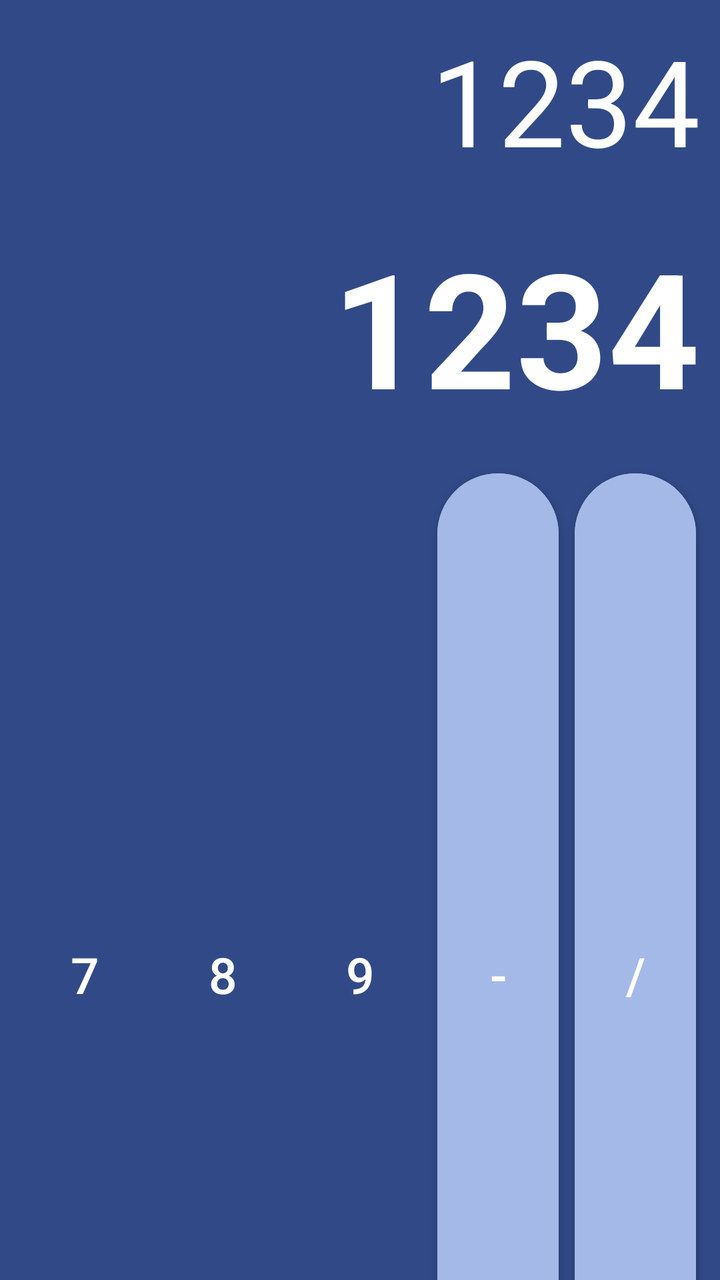
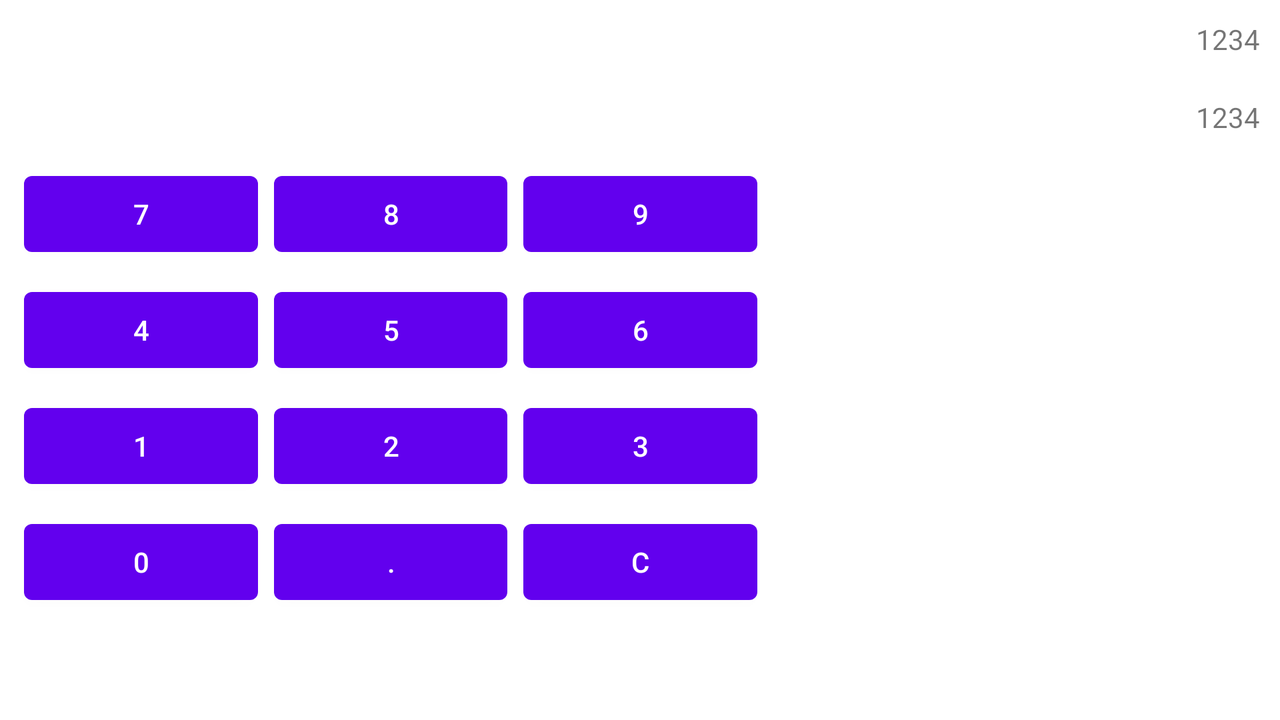

Two renders of one Android screen. The first uses the default layout on a phone; the second uses the alternative layout the repository ships for a different screen configuration, on a matching device. The two XML files are below.
<!-- AndroidManifest.xml: application theme Theme.GB_Calculator_App -->
<!-- res/layout/activity_main.xml -->
<?xml version="1.0" encoding="utf-8"?>
<RelativeLayout xmlns:android="http://schemas.android.com/apk/res/android"
    xmlns:tools="http://schemas.android.com/tools"
    android:layout_width="match_parent"
    android:layout_height="match_parent"
    android:background="@color/darkBackground"
    android:gravity="center"
    android:orientation="vertical"
    tools:context=".MainActivity">

    <include
        android:id="@+id/screen"
        layout="@layout/screen_layout"
        android:layout_width="match_parent"
        android:layout_height="wrap_content" />

    <include
        layout="@layout/buttons_layout"
        android:layout_width="match_parent"
        android:layout_height="wrap_content"
        android:layout_below="@+id/screen" />


</RelativeLayout>
<!-- res/layout/screen_layout.xml (included above) -->
<?xml version="1.0" encoding="utf-8"?>
<LinearLayout xmlns:android="http://schemas.android.com/apk/res/android"
    android:layout_width="match_parent"
    android:layout_height="wrap_content"
    android:background="@color/darkBackground"
    android:orientation="vertical">

    <TextView
        android:id="@+id/input_screen"
        android:layout_width="match_parent"
        android:layout_height="wrap_content"
        android:layout_gravity="end"
        android:gravity="end"
        android:padding="10dp"
        android:text="@string/input_text"
        android:textColor="@color/white"
        android:textSize="60sp" />

    <TextView
        android:id="@+id/output_text"
        android:layout_width="match_parent"
        android:layout_height="wrap_content"
        android:layout_gravity="end"
        android:gravity="end"
        android:padding="10dp"
        android:text="@string/output_text"
        android:textColor="@color/white"
        android:textSize="80sp"
        android:textStyle="bold" />

</LinearLayout>
<!-- res/layout/buttons_layout.xml (included above) -->
<?xml version="1.0" encoding="utf-8"?>
<GridLayout xmlns:android="http://schemas.android.com/apk/res/android"
    xmlns:app="http://schemas.android.com/apk/res-auto"
    android:layout_width="match_parent"
    android:layout_height="wrap_content"
    android:background="@color/darkBackground"
    android:columnCount="5"
    android:paddingHorizontal="8dp"
    android:rowCount="4"
    android:useDefaultMargins="true">

    
    <Button
        android:id="@+id/btn7"
        android:layout_width="0dp"
        android:layout_height="100dp"
        android:layout_row="0"
        android:layout_rowWeight="1"
        android:layout_column="0"
        android:layout_columnWeight="1"
        android:backgroundTint="@color/darkBackground"
        android:text="@string/key_7"
        android:textColor="@color/white"
        android:textSize="25sp" />

    <Button
        android:id="@+id/btn8"
        android:layout_width="0dp"
        android:layout_height="100dp"
        android:layout_row="0"
        android:layout_rowWeight="1"
        android:layout_column="1"
        android:layout_columnWeight="1"
        android:backgroundTint="@color/darkBackground"
        android:text="@string/key_8"
        android:textColor="@color/white"
        android:textSize="25sp" />

    <Button
        android:id="@+id/btn9"
        android:layout_width="0dp"
        android:layout_height="100dp"
        android:layout_row="0"
        android:layout_rowWeight="1"
        android:layout_column="2"
        android:layout_columnWeight="1"
        android:backgroundTint="@color/darkBackground"
        android:text="@string/key_9"
        android:textColor="@color/white"
        android:textSize="25sp" />

    <com.google.android.material.button.MaterialButton
        android:id="@+id/btn_minus"
        android:layout_width="0dp"
        android:layout_height="wrap_content"
        android:layout_row="0"
        android:layout_rowWeight="1"
        android:layout_column="3"
        android:layout_columnWeight="1"
        android:backgroundTint="@color/lightBackground"
        android:text="@string/key_minus"
        android:textColor="@color/white"
        android:textSize="25sp"
        app:cornerRadius="50dp" />

    <com.google.android.material.button.MaterialButton
        android:id="@+id/btn_division"
        android:layout_width="0dp"
        android:layout_height="100dp"
        android:layout_row="0"
        android:layout_rowWeight="1"
        android:layout_column="4"
        android:layout_columnWeight="1"
        android:backgroundTint="@color/lightBackground"
        android:text="@string/key_division"
        android:textColor="@color/white"
        android:textSize="25sp"
        app:cornerRadius="50dp" />

    

    <Button
        android:id="@+id/btn4"
        android:layout_width="0dp"
        android:layout_height="100dp"
        android:layout_row="1"
        android:layout_rowWeight="1"
        android:layout_column="0"
        android:layout_columnWeight="1"
        android:backgroundTint="@color/darkBackground"
        android:text="@string/key_4"
        android:textColor="@color/white"
        android:textSize="25sp" />

    <Button
        android:id="@+id/btn5"
        android:layout_width="0dp"
        android:layout_height="100dp"
        android:layout_row="1"
        android:layout_rowWeight="1"
        android:layout_column="1"
        android:layout_columnWeight="1"
        android:backgroundTint="@color/darkBackground"
        android:text="@string/key_5"
        android:textColor="@color/white"
        android:textSize="25sp" />

    <Button
        android:id="@+id/btn6"
        android:layout_width="0dp"
        android:layout_height="100dp"
        android:layout_row="1"
        android:layout_rowWeight="1"
        android:layout_column="2"
        android:layout_columnWeight="1"
        android:backgroundTint="@color/darkBackground"
        android:text="@string/key_6"
        android:textColor="@color/white"
        android:textSize="25sp" />

    <com.google.android.material.button.MaterialButton
        android:id="@+id/btn_plus"
        android:layout_width="0dp"
        android:layout_height="100dp"
        android:layout_row="1"
        android:layout_rowSpan="2"
        android:layout_rowWeight="1"
        android:layout_column="3"
        android:layout_columnWeight="1"
        android:backgroundTint="@color/lightBackground"
        android:shadowRadius="@integer/material_motion_duration_medium_1"
        android:text="@string/key_plus"
        android:textColor="@color/white"
        android:textSize="25sp"
        app:cornerRadius="50dp" />

    <com.google.android.material.button.MaterialButton
        android:id="@+id/btn_multiply"
        android:layout_width="0dp"
        android:layout_height="100dp"
        android:layout_row="1"
        android:layout_rowSpan="2"
        android:layout_rowWeight="1"
        android:layout_column="4"
        android:layout_columnWeight="1"
        android:backgroundTint="@color/lightBackground"
        android:text="@string/key_multiply"
        android:textColor="@color/white"
        android:textSize="25sp"
        app:cornerRadius="50dp" />

    

    <Button
        android:id="@+id/btn1"
        android:layout_width="0dp"
        android:layout_height="100dp"
        android:layout_row="2"
        android:layout_rowWeight="1"
        android:layout_column="0"
        android:layout_columnWeight="1"
        android:backgroundTint="@color/darkBackground"
        android:text="@string/key_1"
        android:textColor="@color/white"
        android:textSize="25sp" />

    <Button
        android:id="@+id/btn2"
        android:layout_width="0dp"
        android:layout_height="100dp"
        android:layout_row="2"
        android:layout_rowWeight="1"
        android:layout_column="1"
        android:layout_columnWeight="1"
        android:backgroundTint="@color/darkBackground"
        android:text="@string/key_2"
        android:textColor="@color/white"
        android:textSize="25sp" />

    <Button
        android:id="@+id/btn3"
        android:layout_width="0dp"
        android:layout_height="100dp"
        android:layout_row="2"
        android:layout_rowWeight="1"
        android:layout_column="2"
        android:layout_columnWeight="1"
        android:backgroundTint="@color/darkBackground"
        android:text="@string/key_3"
        android:textColor="@color/white"
        android:textSize="25sp" />

    

    <Button
        android:id="@+id/btn0"
        android:layout_width="0dp"
        android:layout_height="100dp"
        android:layout_row="3"
        android:layout_rowWeight="1"
        android:layout_column="0"
        android:layout_columnWeight="1"
        android:backgroundTint="@color/darkBackground"
        android:text="@string/key_0"
        android:textColor="@color/white"
        android:textSize="25sp" />

    <Button
        android:id="@+id/btn_dot"
        android:layout_width="0dp"
        android:layout_height="100dp"
        android:layout_row="3"
        android:layout_rowWeight="1"
        android:layout_column="1"
        android:layout_columnWeight="1"
        android:backgroundTint="@color/darkBackground"
        android:text="@string/key_dot"
        android:textColor="@color/white"
        android:textSize="25sp" />

    <Button
        android:id="@+id/btn_clear"
        android:layout_width="0dp"
        android:layout_height="100dp"
        android:layout_rowWeight="1"
        android:layout_columnWeight="1"
        android:backgroundTint="@color/darkBackground"
        android:text="@string/key_clear"
        android:textColor="@color/white"
        android:textSize="25sp" />

    <com.google.android.material.button.MaterialButton
        android:id="@+id/btn_result"
        android:layout_width="0dp"
        android:layout_height="100dp"
        android:layout_rowWeight="1"
        android:layout_columnSpan="2"
        android:layout_columnWeight="1"
        android:backgroundTint="@color/lightBackground"
        android:text="@string/key_result"
        android:textColor="@color/white"
        android:textSize="25sp"
        app:cornerRadius="50dp" />

</GridLayout>
<!-- resources referenced by this layout -->
<resources>
  <color name="darkBackground">#314A87</color>
  <color name="lightBackground">#A5B9E8</color>
  <color name="white">#FFFFFFFF</color>
  <string name="input_text">1234</string>
  <string name="key_0">0</string>
  <string name="key_1">1</string>
  <string name="key_2">2</string>
  <string name="key_3">3</string>
  <string name="key_4">4</string>
  <string name="key_5">5</string>
  <string name="key_6">6</string>
  <string name="key_7">7</string>
  <string name="key_8">8</string>
  <string name="key_9">9</string>
  <string name="key_clear">C</string>
  <string name="key_division">/</string>
  <string name="key_dot">.</string>
  <string name="key_minus">-</string>
  <string name="key_multiply">x</string>
  <string name="key_plus">+</string>
  <string name="key_result">=</string>
  <string name="output_text">1234</string>
  <style name="Theme.GB_Calculator_App" parent="Theme.MaterialComponents.DayNight.DarkActionBar">
          
          <item name="colorPrimary">@color/purple_500</item>
          <item name="colorPrimaryVariant">@color/purple_700</item>
          <item name="colorOnPrimary">@color/white</item>
          
          <item name="colorSecondary">@color/teal_200</item>
          <item name="colorSecondaryVariant">@color/teal_700</item>
          <item name="colorOnSecondary">@color/black</item>
          
          <item name="android:statusBarColor">?attr/colorPrimaryVariant</item>
          
      </style>
  <color name="purple_500">#FF6200EE</color>
  <color name="purple_700">#FF3700B3</color>
  <color name="teal_200">#FF03DAC5</color>
  <color name="teal_700">#FF018786</color>
  <color name="black">#FF000000</color>
</resources>
<!-- res/layout-land/activity_main.xml (the repository's variant of the layout above) -->
<!-- drawn on the phone turned sideways -->
<?xml version="1.0" encoding="utf-8"?>
<androidx.constraintlayout.widget.ConstraintLayout xmlns:android="http://schemas.android.com/apk/res/android"
    xmlns:app="http://schemas.android.com/apk/res-auto"
    xmlns:tools="http://schemas.android.com/tools"
    android:layout_width="match_parent"
    android:layout_height="match_parent"
    android:gravity="center"
    android:orientation="horizontal"
    tools:context="MainActivity">

    <TextView
        android:id="@+id/input_screen"
        style="?attr/inputTextViewLand"
        android:layout_width="match_parent"
        android:layout_height="wrap_content"
        android:layout_gravity="end"
        android:gravity="end"
        android:padding="10dp"
        android:text="@string/input_text"
        app:layout_constraintStart_toStartOf="parent"
        app:layout_constraintTop_toTopOf="parent" />

    <TextView
        android:id="@+id/output_text"
        style="?attr/outputTextViewLand"
        android:layout_width="match_parent"
        android:layout_height="wrap_content"
        android:gravity="end"
        android:padding="10dp"
        android:text="@string/output_text"
        app:layout_constraintStart_toStartOf="parent"
        app:layout_constraintTop_toBottomOf="@+id/input_screen" />

    <GridLayout
        android:layout_width="match_parent"
        android:layout_height="wrap_content"
        android:columnCount="5"
        android:paddingHorizontal="8dp"
        android:rowCount="4"
        android:useDefaultMargins="true"
        app:layout_constraintStart_toStartOf="parent"
        app:layout_constraintTop_toBottomOf="@+id/output_text">

        
        <com.google.android.material.button.MaterialButton
            android:id="@+id/btn7"
            style="?attr/numericButtonStyle"
            android:layout_width="@dimen/btn_width_land"
            android:layout_height="@dimen/btn_height_land"
            android:layout_row="0"
            android:layout_rowWeight="1"
            android:layout_column="0"
            android:layout_columnWeight="1"
            android:text="@string/key_7" />

        <com.google.android.material.button.MaterialButton
            android:id="@+id/btn8"
            style="?attr/numericButtonStyle"
            android:layout_width="@dimen/btn_width_land"
            android:layout_height="@dimen/btn_height_land"
            android:layout_row="0"
            android:layout_rowWeight="1"
            android:layout_column="1"
            android:layout_columnWeight="1"
            android:text="@string/key_8" />

        <com.google.android.material.button.MaterialButton
            android:id="@+id/btn9"
            style="?attr/numericButtonStyle"
            android:layout_width="@dimen/btn_width_land"
            android:layout_height="@dimen/btn_height_land"
            android:layout_row="0"
            android:layout_rowWeight="1"
            android:layout_column="2"
            android:layout_columnWeight="1"
            android:text="@string/key_9" />

        <com.google.android.material.button.MaterialButton
            android:id="@+id/btn_minus"
            style="?attr/actionButtonStyle"
            android:layout_width="@dimen/btn_width_land"
            android:layout_height="@dimen/btn_height_land"
            android:layout_row="0"
            android:layout_rowWeight="1"
            android:layout_column="3"
            android:layout_columnWeight="1"
            android:text="@string/key_minus" />

        <com.google.android.material.button.MaterialButton
            android:id="@+id/btn_division"
            style="?attr/actionButtonStyle"
            android:layout_width="@dimen/btn_width_land"
            android:layout_height="@dimen/btn_height_land"
            android:layout_row="0"
            android:layout_rowWeight="1"
            android:layout_column="4"
            android:layout_columnWeight="1"
            android:text="@string/key_division" />

        

        <com.google.android.material.button.MaterialButton
            android:id="@+id/btn4"
            style="?attr/numericButtonStyle"
            android:layout_width="@dimen/btn_width_land"
            android:layout_height="@dimen/btn_height_land"
            android:layout_row="1"
            android:layout_rowWeight="1"
            android:layout_column="0"
            android:layout_columnWeight="1"
            android:text="@string/key_4" />

        <com.google.android.material.button.MaterialButton
            android:id="@+id/btn5"
            style="?attr/numericButtonStyle"
            android:layout_width="@dimen/btn_width_land"
            android:layout_height="@dimen/btn_height_land"
            android:layout_row="1"
            android:layout_rowWeight="1"
            android:layout_column="1"
            android:layout_columnWeight="1"
            android:text="@string/key_5" />

        <com.google.android.material.button.MaterialButton
            android:id="@+id/btn6"
            style="?attr/numericButtonStyle"
            android:layout_width="@dimen/btn_width_land"
            android:layout_height="@dimen/btn_height_land"
            android:layout_row="1"
            android:layout_rowWeight="1"
            android:layout_column="2"
            android:layout_columnWeight="1"
            android:text="@string/key_6" />

        <com.google.android.material.button.MaterialButton
            android:id="@+id/btn_plus"
            style="?attr/actionButtonStyle"
            android:layout_width="@dimen/btn_width_land"
            android:layout_height="@dimen/btn_height_land"
            android:layout_row="1"
            android:layout_rowSpan="2"
            android:layout_rowWeight="1"
            android:layout_column="3"
            android:layout_columnWeight="1"
            android:text="@string/key_plus"
            android:textSize="40sp" />

        <com.google.android.material.button.MaterialButton
            android:id="@+id/btn_multiply"
            style="?attr/actionButtonStyle"
            android:layout_width="@dimen/btn_width_land"
            android:layout_height="@dimen/btn_height_land"
            android:layout_row="1"
            android:layout_rowSpan="2"
            android:layout_rowWeight="1"
            android:layout_column="4"
            android:layout_columnWeight="1"
            android:text="@string/key_multiply" />

        

        <com.google.android.material.button.MaterialButton
            android:id="@+id/btn1"
            style="?attr/numericButtonStyle"
            android:layout_width="@dimen/btn_width_land"
            android:layout_height="@dimen/btn_height_land"
            android:layout_row="2"
            android:layout_rowWeight="1"
            android:layout_column="0"
            android:layout_columnWeight="1"
            android:text="@string/key_1" />

        <com.google.android.material.button.MaterialButton
            android:id="@+id/btn2"
            style="?attr/numericButtonStyle"
            android:layout_width="@dimen/btn_width_land"
            android:layout_height="@dimen/btn_height_land"
            android:layout_row="2"
            android:layout_rowWeight="1"
            android:layout_column="1"
            android:layout_columnWeight="1"
            android:text="@string/key_2" />

        <com.google.android.material.button.MaterialButton
            android:id="@+id/btn3"
            style="?attr/numericButtonStyle"
            android:layout_width="@dimen/btn_width_land"
            android:layout_height="@dimen/btn_height_land"
            android:layout_row="2"
            android:layout_rowWeight="1"
            android:layout_column="2"
            android:layout_columnWeight="1"
            android:text="@string/key_3" />

        

        <com.google.android.material.button.MaterialButton
            android:id="@+id/btn0"
            style="?attr/numericButtonStyle"
            android:layout_width="@dimen/btn_width_land"
            android:layout_height="@dimen/btn_height_land"
            android:layout_row="3"
            android:layout_rowWeight="1"
            android:layout_column="0"
            android:layout_columnWeight="1"
            android:text="@string/key_0" />

        <com.google.android.material.button.MaterialButton
            android:id="@+id/btn_dot"
            style="?attr/numericButtonStyle"
            android:layout_width="@dimen/btn_width_land"
            android:layout_height="@dimen/btn_height_land"
            android:layout_row="3"
            android:layout_rowWeight="1"
            android:layout_column="1"
            android:layout_columnWeight="1"
            android:text="@string/key_dot" />

        <com.google.android.material.button.MaterialButton
            android:id="@+id/btn_clear"
            style="?attr/numericButtonStyle"
            android:layout_width="@dimen/btn_width_land"
            android:layout_height="@dimen/btn_height_land"
            android:layout_rowWeight="1"
            android:layout_columnWeight="1"
            android:text="@string/key_clear" />

        <com.google.android.material.button.MaterialButton
            android:id="@+id/btn_result"
            style="?attr/actionButtonStyle"
            android:layout_width="@dimen/btn_width_land"
            android:layout_height="@dimen/btn_height_land"
            android:layout_rowWeight="1"
            android:layout_columnSpan="2"
            android:layout_columnWeight="1"
            android:text="@string/key_result" />

    </GridLayout>

</androidx.constraintlayout.widget.ConstraintLayout>
<!-- resources referenced by the variant -->
<!-- as the phone turned sideways resolves them -->
<resources>
  <dimen name="btn_height_land">50dp</dimen>
  <dimen name="btn_width_land">0dp</dimen>
  <string name="input_text">1234</string>
  <string name="key_0">0</string>
  <string name="key_1">1</string>
  <string name="key_2">2</string>
  <string name="key_3">3</string>
  <string name="key_4">4</string>
  <string name="key_5">5</string>
  <string name="key_6">6</string>
  <string name="key_7">7</string>
  <string name="key_8">8</string>
  <string name="key_9">9</string>
  <string name="key_clear">C</string>
  <string name="key_division">/</string>
  <string name="key_dot">.</string>
  <string name="key_minus">-</string>
  <string name="key_multiply">x</string>
  <string name="key_plus">+</string>
  <string name="key_result">=</string>
  <string name="output_text">1234</string>
  <style name="Theme.GB_Calculator_App" parent="Theme.MaterialComponents.DayNight.DarkActionBar">
          
          <item name="colorPrimary">@color/purple_500</item>
          <item name="colorPrimaryVariant">@color/purple_700</item>
          <item name="colorOnPrimary">@color/white</item>
          
          <item name="colorSecondary">@color/teal_200</item>
          <item name="colorSecondaryVariant">@color/teal_700</item>
          <item name="colorOnSecondary">@color/black</item>
          
          <item name="android:statusBarColor">?attr/colorPrimaryVariant</item>
          
      </style>
  <color name="purple_500">#FF6200EE</color>
  <color name="purple_700">#FF3700B3</color>
  <color name="white">#FFFFFFFF</color>
  <color name="teal_200">#FF03DAC5</color>
  <color name="teal_700">#FF018786</color>
  <color name="black">#FF000000</color>
</resources>
